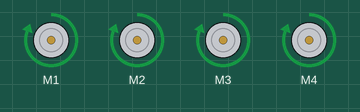
Recording of a sketch running on a simulated Arduino Uno, built with avr-gcc and run on an emulated ATmega328P. Parts: 4 × DC motor (green arrow = forward, orange = backward, longer = faster).

Above: at 0.1 s.
Timing chart, 0 to 1.6 s (numbered marks = the images above):
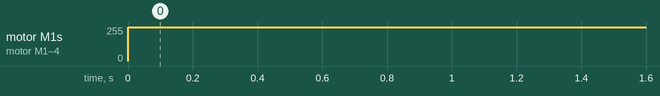

The sketch:

RobotBase.ino
```cpp
/*************************************************************
* this is the robot base control class which is designed for a
* four wheel robot construction using an Adafruit_DCMotor controller
* and and arduino Uno
**************************************************************/

#include <Wire.h>
#include <Adafruit_MotorShield.h>

    const int MAX_SPEED = 255;
    const int THREE_QUARTER_SPEED = 190;
    const int HALF_SPEED = 127;
    const int QUARTER_SPEED = 90;
    const int MIN_SPEED = 30;

    Adafruit_MotorShield AFMS;
    Adafruit_DCMotor *myMotorM1;
    Adafruit_DCMotor *myMotorM2;
    Adafruit_DCMotor *myMotorM3;
    Adafruit_DCMotor *myMotorM4;

void setup(){
    AFMS = Adafruit_MotorShield();
    AFMS.begin();
    myMotorM1 = AFMS.getMotor(1);
    myMotorM2 = AFMS.getMotor(2);
    myMotorM3 = AFMS.getMotor(3);
    myMotorM4 = AFMS.getMotor(4);
  }
void loop(){
   moveRobotForward(MAX_SPEED);
   //stopRobotAfter(1500);
  }


  void  stopRobotAfter(int time){
		delay(time);
		myMotorM1->setSpeed(0);
		myMotorM2->setSpeed(0);
		myMotorM3->setSpeed(0);
		myMotorM4->setSpeed(0);
  }
	void moveRobotForward(int inSpeed){
  	  myMotorM1->setSpeed(inSpeed);
  	  myMotorM1->run(FORWARD);
  	  myMotorM2->setSpeed(inSpeed);
  	  myMotorM2->run(FORWARD);
  	  myMotorM3->setSpeed(inSpeed);
  	  myMotorM3->run(FORWARD);
  	  myMotorM4->setSpeed(inSpeed);
  	  myMotorM4->run(FORWARD);
	  }
	void moveRobotBackward(int inSpeed){
  	  myMotorM1->setSpeed(inSpeed);
  	  myMotorM1->run(BACKWARD);
  	  myMotorM2->setSpeed(inSpeed);
  	  myMotorM2->run(BACKWARD);
  	  myMotorM3->setSpeed(inSpeed);
  	  myMotorM3->run(BACKWARD);
  	  myMotorM4->setSpeed(inSpeed);
  	  myMotorM4->run(BACKWARD);
	  }
	 void moveRobotLeft(int inSpeed){
  	  myMotorM1->setSpeed(inSpeed);
  	  myMotorM1->run(FORWARD);
  	  myMotorM2->setSpeed(inSpeed);
  	  myMotorM2->run(BACKWARD);
  	  myMotorM3->setSpeed(inSpeed);
  	  myMotorM3->run(FORWARD);
  	  myMotorM4->setSpeed(inSpeed);
  	  myMotorM4->run(BACKWARD);
	  }
	 void moveRobotRight(int inSpeed){
  	  myMotorM1->setSpeed(inSpeed);
  	  myMotorM1->run(BACKWARD);
  	  myMotorM2->setSpeed(inSpeed);
  	  myMotorM2->run(FORWARD);
  	  myMotorM3->setSpeed(inSpeed);
  	  myMotorM3->run(BACKWARD);
  	  myMotorM4->setSpeed(inSpeed);
  	  myMotorM4->run(FORWARD);
	  }
   void rotateRobotRight(int inSpeed){
      myMotorM1->setSpeed(inSpeed);
      myMotorM1->run(FORWARD);
      myMotorM2->setSpeed(inSpeed);
      myMotorM2->run(FORWARD);
      myMotorM3->setSpeed(inSpeed);
      myMotorM3->run(BACKWARD);
      myMotorM4->setSpeed(inSpeed);
      myMotorM4->run(BACKWARD);
    }
  void rotateRobotLeft(int inSpeed){
      myMotorM1->setSpeed(inSpeed);
      myMotorM1->run(BACKWARD);
      myMotorM2->setSpeed(inSpeed);
      myMotorM2->run(BACKWARD);
      myMotorM3->setSpeed(inSpeed);
      myMotorM3->run(FORWARD);
      myMotorM4->setSpeed(inSpeed);
      myMotorM4->run(FORWARD);
    }
```

Measured:
- by itself, motor M1–4: stopped → forward 255/255 at 0.00 s
